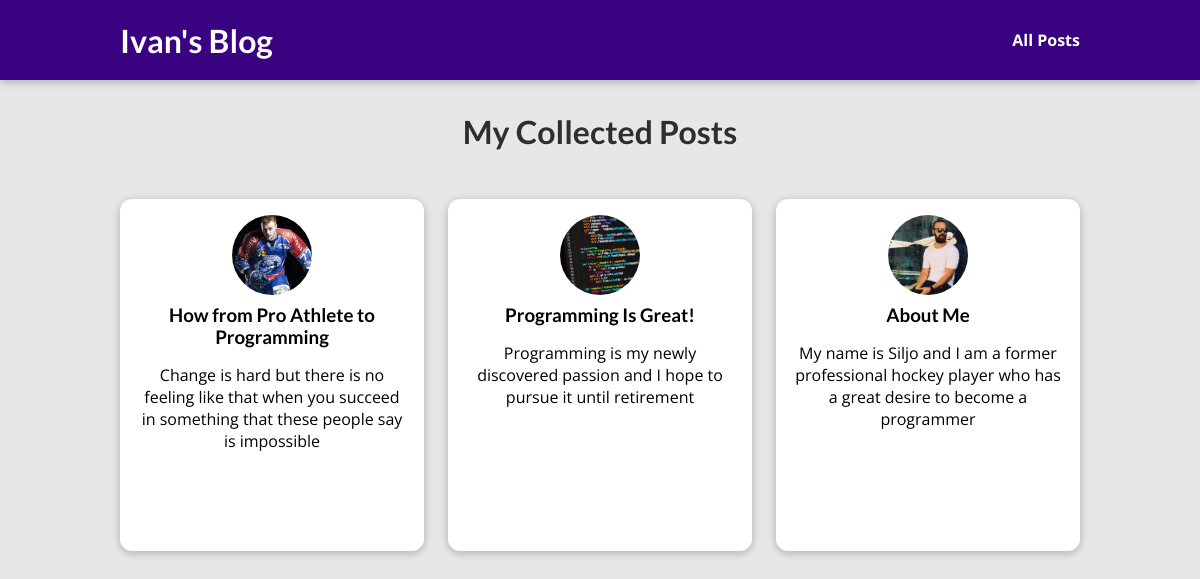
The page /posts on the database its author committed.
### blog/models.py (models this page shows)
class Post(models.Model):
    title = models.CharField(max_length=150)
    excerpt = models.CharField(max_length=200)
    image_name = models.CharField(max_length=100)
    date = models.DateField(auto_now=True)
    slug = models.SlugField(unique=True, db_index=True)
    content = models.TextField(validators=[MinLengthValidator(10)])
    author =models.ForeignKey(Author, on_delete=models.SET_NULL, null=True, related_name="posts")
    tags = models.ManyToManyField(Tag)

### blog/views.py (the view)
# urls.py: path('posts', views.posts, name='post-page'),
def posts(request):
    all_posts = Post.objects.all().order_by('-date')
    return render(request, 'blog/all-posts.html', {'all_posts': all_posts})

### blog/templates/blog/all-posts.html (shortened to what this page needs)
{% extends 'base.html' %}
{% load static %}
{% block css_files %}
    <link rel="stylesheet" href="{% static 'blog/all-post.css' %}"/>
    <link rel="stylesheet" href="{% static 'blog/post.css' %}"/>
{% endblock %}
{% block content%}
    <section id="all-posts">
        <h2>My Collected Posts</h2>
          <ul>
            {% for post in all_posts %}
                {% include "blog/include/post.html" %}
            {% endfor %}
          </ul>
    </section>
{% endblock %}

### blog/templates/blog/include/post.html
{% load static %}
<li>
    <article class="post">
        <a href="{% url "post-detail-page" post.slug %}">
            <img src="{% static "blog/images/"|add:post.image_name %}" alt={{ post.title }} />
            <div class="post__content">
                <h3>{{ post.title }}</h3>
                <p>{{ post.excerpt }}</p>
            </div>
        </a>
    </article>
</li>

### static/app.css (style rules this page uses)
* { box-sizing: border-box; }
html { font-family: 'Open Sans', 'Lato', sans-serif; }
body { margin: 0; }
h1, h2, h3 { font-family: 'Lato', sans-serif; font-weight: bold; text-align: center; }

### blog/static/blog/all-post.css (style rules this page uses)
body { background-color: #e7e7e7; }
#all-posts { margin: 7rem auto; width: 90%; max-width: 60rem; }
#all-posts h2 { text-align: center; font-size: 2rem; color: #2e2e2e; margin: 3rem 0; }
ul { list-style: none; margin: 0; padding: 0; display: grid; grid-template-columns: repeat(auto-fill, minmax(17rem, 1fr)); gap: 1.5rem; }
.post img { width: 7rem; height: 7rem; }
.post a { height: 22rem; transform-origin: center; box-shadow: 0 2px 8px rgba(0, 0, 0, 0.25); border-radius: 12px; background-color: white; }

### blog/static/blog/post.css (style rules this page uses)
.post { display: flex; flex-direction: column; align-items: center; text-align: center; }
.post a { text-decoration: none; color: black; transition: all 0.2s ease; padding: 1rem; }
.post img { width: 5rem; height: 5rem; object-fit: cover; border-radius: 50%; }
.post h3 { margin: 0.25rem 0; }

### rows shown on the page
Post: image_name (picture), title "How from Pro Athlete to Programming", excerpt "Change is hard but there is no feeling like that when you succeed in something that these people say is impossible"
Post: image_name (picture), title "Programming Is Great!", excerpt "Programming is my newly discovered passion and I hope to pursue it until retirement"
Post: image_name (picture), title "About Me", excerpt "My name is Siljo and I am a former professional hockey player who has a great desire to become a programmer"
